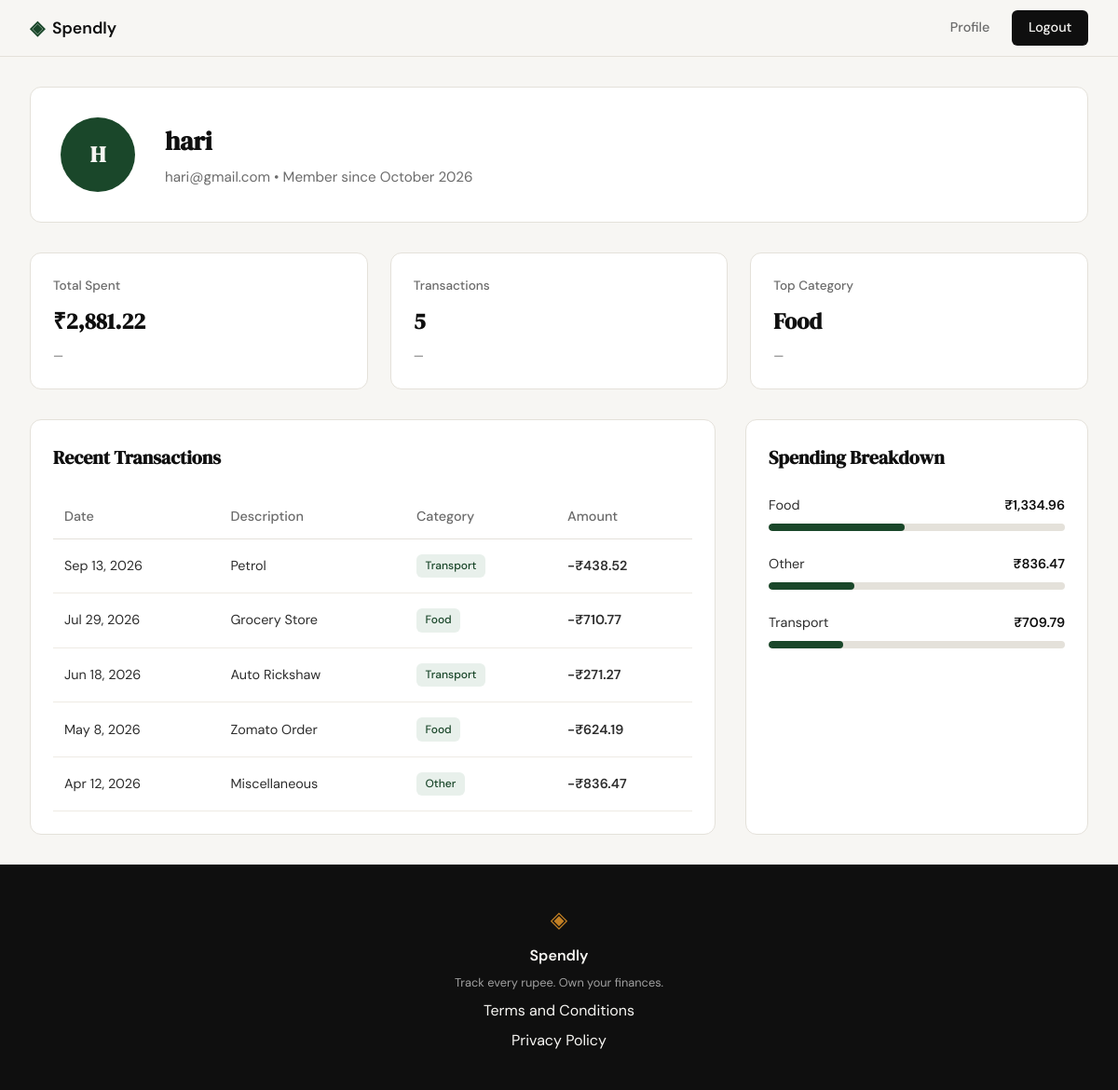
/profile (signed in), run on the app's committed database.
### tables this page shows
CREATE TABLE users (
                id INTEGER PRIMARY KEY AUTOINCREMENT,
                name TEXT NOT NULL,
                email TEXT UNIQUE NOT NULL,
                password_hash TEXT NOT NULL,
                created_at TEXT DEFAULT (datetime('now'))
            );

CREATE TABLE expenses (
                id INTEGER PRIMARY KEY AUTOINCREMENT,
                user_id INTEGER NOT NULL,
                amount REAL NOT NULL,
                category TEXT NOT NULL,
                date TEXT NOT NULL,
                description TEXT,
                created_at TEXT DEFAULT (datetime('now')),
                FOREIGN KEY (user_id) REFERENCES users (id)
            );

### app.py (the view)
@app.route("/profile")
@login_required
def profile():
    uid = session["user_id"]
    user_info = get_user_by_id(uid)
    if not user_info:
        abort(404)
    name_parts = user_info["name"].split()
    initials = "".join([p[0].upper() for p in name_parts if p])
    user_info["initials"] = initials if initials else "?"
    stats_data = get_summary_stats(uid)
    summary_stats = [
        {"label": "Total Spent", "value": f"₹{stats_data['total_spent']:,.2f}", "trend": "—"},
        {"label": "Transactions", "value": str(stats_data['transaction_count']), "trend": "—"},
        {"label": "Top Category", "value": stats_data['top_category'], "trend": "—"}
    ]
    raw_transactions = get_recent_transactions(uid)
    transactions = []
    for tx in raw_transactions:
        dt = datetime.strptime(tx["date"], "%Y-%m-%d")
        formatted_date = dt.strftime("%b %-d, %Y")
        formatted_amount = f"-₹{tx['amount']:,.2f}"
        transactions.append({
            "date": formatted_date,
            "description": tx["description"],
            "category": tx["category"],
            "amount": formatted_amount
        })
    raw_categories = get_category_breakdown(uid)
    categories = []
    for cat in raw_categories:
        categories.append({
            "name": cat["name"],
            "amount": f"₹{cat['amount']:,.2f}",
            "percentage": cat["pct"]
        })
    return render_template(
        "profile.html",
        user=user_info,
        stats=summary_stats,
        transactions=transactions,
        categories=categories
    )

### app.py (called while the page is built)
def login_required(f):
    @wraps(f)
    def decorated_function(*args, **kwargs):
        if "user_id" not in session:
            flash("Please sign in to access this page.")
            return redirect(url_for("login"))
        return f(*args, **kwargs)
    return decorated_function

### database/db.py (called while the page is built)
def get_db():
    conn = sqlite3.connect(DB_PATH)
    conn.row_factory = sqlite3.Row
    conn.execute("PRAGMA foreign_keys = ON")
    return conn

### database/queries.py (called while the page is built)
def get_user_by_id(user_id):
    with get_db() as conn:
        user = conn.execute(
            "SELECT name, email, created_at FROM users WHERE id = ?",
            (user_id,)
        ).fetchone()
        if user:
            date_str = user['created_at'].replace('T', ' ')
            if '.' in date_str:
                date_str = date_str.split('.')[0]
            dt = datetime.strptime(date_str, '%Y-%m-%d %H:%M:%S')
            member_since = dt.strftime('%B %Y')
            return {
                "name": user['name'],
                "email": user['email'],
                "member_since": member_since
            }
        return None

def get_recent_transactions(user_id, limit=10):
    with get_db() as conn:
        cursor = conn.execute(
            "SELECT date, description, category, amount FROM expenses WHERE user_id = ? ORDER BY date DESC LIMIT ?",
            (user_id, limit)
        )
        return [
            {
                "date": row["date"],
                "description": row["description"],
                "category": row["category"],
                "amount": row["amount"]
            }
            for row in cursor
        ]

def get_summary_stats(user_id):
    with get_db() as conn:
        stats = conn.execute(
            "SELECT SUM(amount), COUNT(*) FROM expenses WHERE user_id = ?",
            (user_id,)
        ).fetchone()
        total_spent = stats[0] if stats[0] is not None else 0.0
        transaction_count = stats[1] if stats[1] is not None else 0
        category_row = conn.execute(
            """
            SELECT category FROM expenses
            WHERE user_id = ?
            GROUP BY category
            ORDER BY SUM(amount) DESC
            LIMIT 1
            """,
            (user_id,)
        ).fetchone()
        top_category = category_row['category'] if category_row else "None"
        return {
            'total_spent': float(total_spent),
            'transaction_count': transaction_count,
            'top_category': top_category
        }

### templates/profile.html
{% extends "base.html" %}
{% block head %}
    <link rel="stylesheet" href="{{ url_for('static', filename='css/profile.css') }}">
{% endblock %}
{% block content %}
<div class="profile-container">
    <section class="profile-card">
        <div class="profile-avatar">
            {{ user.initials }}
        </div>
        <div class="profile-details">
            <h1>{{ user.name }}</h1>
            <p>{{ user.email }} &bull; Member since {{ user.member_since }}</p>
        </div>
    </section>
    <section class="stats-grid">
        {% for stat in stats %}
        <div class="stat-tile">
            <span class="stat-label">{{ stat.label }}</span>
            <span class="stat-value">{{ stat.value }}</span>
            <span class="stat-trend">{{ stat.trend }}</span>
        </div>
        {% endfor %}
    </section>
    <div class="profile-main">
        <section class="data-card">
            <h2>Recent Transactions</h2>
            <table class="transaction-table">
                <thead>
                    <tr>
                        <th>Date</th>
                        <th>Description</th>
                        <th>Category</th>
                        <th>Amount</th>
                    </tr>
                </thead>
                <tbody>
                    {% for tx in transactions %}
                    <tr>
                        <td>{{ tx.date }}</td>
                        <td>{{ tx.description }}</td>
                        <td><span class="category-badge">{{ tx.category }}</span></td>
                        <td style="font-weight: 600;">{{ tx.amount }}</td>
                    </tr>
                    {% endfor %}
                </tbody>
            </table>
        </section>
        <section class="data-card">
            <h2>Spending Breakdown</h2>
            <div class="category-list">
                {% for cat in categories %}
                <div class="category-item">
                    <div class="category-info">
                        <span class="category-name">{{ cat.name }}</span>
                        <span class="category-amount">{{ cat.amount }}</span>
                    </div>
                    <div class="progress-bar-track">
                        <div class="progress-bar-fill" style="width: {{ cat.percentage }}%;"></div>
                    </div>
                </div>
                {% endfor %}
            </div>
        </section>
    </div>
</div>
{% endblock %}

### templates/base.html (shortened to what this page needs)
<!DOCTYPE html>
<html lang="en">
<head>
    <link rel="stylesheet" href="{{ url_for('static', filename='css/style.css') }}">
    {% block head %}{% endblock %}
</head>
<body>
    <nav class="navbar">
        <div class="nav-inner">
            <a href="{{ url_for('landing') }}" class="nav-brand">
                <span class="brand-icon">◈</span>
                <span class="brand-name">Spendly</span>
            </a>
            <div class="nav-links">
                {% if session.get('user_id') %}
                    <a href="{{ url_for('profile') }}">Profile</a>
                    <a href="{{ url_for('logout') }}" class="nav-cta">Logout</a>
                {% else %}
                    <a href="{{ url_for('login') }}">Sign in</a>
                    <a href="{{ url_for('register') }}" class="nav-cta">Get started</a>
                {% endif %}
            </div>
        </div>
    </nav>
    <main class="main-content">
        {% block content %}{% endblock %}
    </main>
    <footer class="footer">
        <div class="footer-inner">
            <span class="brand-icon">◈</span>
            <span class="footer-name">Spendly</span>
            <p class="footer-copy">Track every rupee. Own your finances.</p>
            <a href="{{ url_for('terms') }}">Terms and Conditions</a>
            <a href="{{ url_for('privacy') }}">Privacy Policy</a>
        </div>
    </footer>
</body>
</html>

### static/css/style.css (style rules this page uses)
:root { --ink: #0f0f0f; --ink-soft: #2d2d2d; --ink-muted: #6b6b6b; --ink-faint: #a0a0a0; --paper: #f7f6f3; --paper-warm: #f0ede6; --paper-card: #ffffff; --accent: #1a472a; --accent-light: #e8f0eb; --accent-2: #c17f24; --accent-2-light: #fdf3e3; --danger: #c0392b; --danger-light: #fdecea; --border: #e4e1da; --border-soft: #eeebe4; --font-display: 'DM Serif Display', Georgia, serif; --font-body: 'DM Sans', system-ui, sans-serif; --max-width: 1200px; --auth-width: 440px; --radius-sm: 6px; --radius-md: 12px; --radius-lg: 20px; }
*, *::before, *::after { box-sizing: border-box; margin: 0; padding: 0; }
html { font-size: 16px; scroll-behavior: smooth; }
body { background: var(--paper); color: var(--ink); font-family: var(--font-body); font-size: 1rem; line-height: 1.6; -webkit-font-smoothing: antialiased; }
a { color: inherit; text-decoration: none; }
.navbar { position: sticky; top: 0; z-index: 100; background: var(--paper); border-bottom: 1px solid var(--border); padding: 0 2rem; }
.nav-inner { max-width: var(--max-width); margin: 0 auto; height: 60px; display: flex; align-items: center; justify-content: space-between; }
.nav-brand { display: flex; align-items: center; gap: 0.5rem; font-family: var(--font-body); font-weight: 600; font-size: 1.1rem; color: var(--ink); }
.brand-icon { color: var(--accent); font-size: 1.3rem; }
.brand-name { color: var(--ink); }
.nav-links { display: flex; align-items: center; gap: 1.5rem; font-size: 0.9rem; font-weight: 500; }
.nav-links a { color: var(--ink-muted); transition: color 0.2s; }
.nav-cta { background: var(--ink) !important; color: var(--paper) !important; padding: 0.45rem 1.1rem; border-radius: var(--radius-sm); transition: background 0.2s !important; }
.main-content { min-height: calc(100vh - 60px - 100px); }
.stat-label { display: block; font-size: 0.85rem; color: var(--ink-muted); margin-bottom: 8px; }
.stat-value { display: block; font-family: var(--font-display); font-size: 1.5rem; font-weight: 700; color: var(--ink); }
.stat-trend { display: block; font-size: 0.8rem; color: var(--ink-muted); margin-top: 4px; }
.footer { background: var(--ink); color: var(--paper); padding: 2.5rem 2rem; text-align: center; }
.footer-inner { display: flex; flex-direction: column; align-items: center; gap: 0.4rem; }
.footer .brand-icon { color: var(--accent-2); font-size: 1.5rem; }
.footer-name { font-weight: 600; font-size: 1rem; }
.footer-copy { font-size: 0.8rem; color: var(--ink-faint); }

### data on the page
users: name "hari", email "hari@gmail.com"
expenses: date "Sep 13, 2026", description "Petrol", category "Transport", amount "-₹438.52"
expenses: date "Jul 29, 2026", description "Grocery Store", category "Food", amount "-₹710.77"
expenses: date "Jun 18, 2026", description "Auto Rickshaw", category "Transport", amount "-₹271.27"
expenses: date "May 8, 2026", description "Zomato Order", category "Food", amount "-₹624.19"
expenses: date "Apr 12, 2026", description "Miscellaneous", category "Other", amount "-₹836.47"

### other printed values
{{ user.initials }} "H"
{{ user.member_since }} "October 2026"
{{ stat.label }} "Total Spent" "Transactions" "Top Category"
{{ stat.value }} "₹2,881.22" "5" "Food"
{{ stat.trend }} "—" "—" "—"
{{ cat.name }} "Food" "Other" "Transport"
{{ cat.amount }} "₹1,334.96" "₹836.47" "₹709.79"
